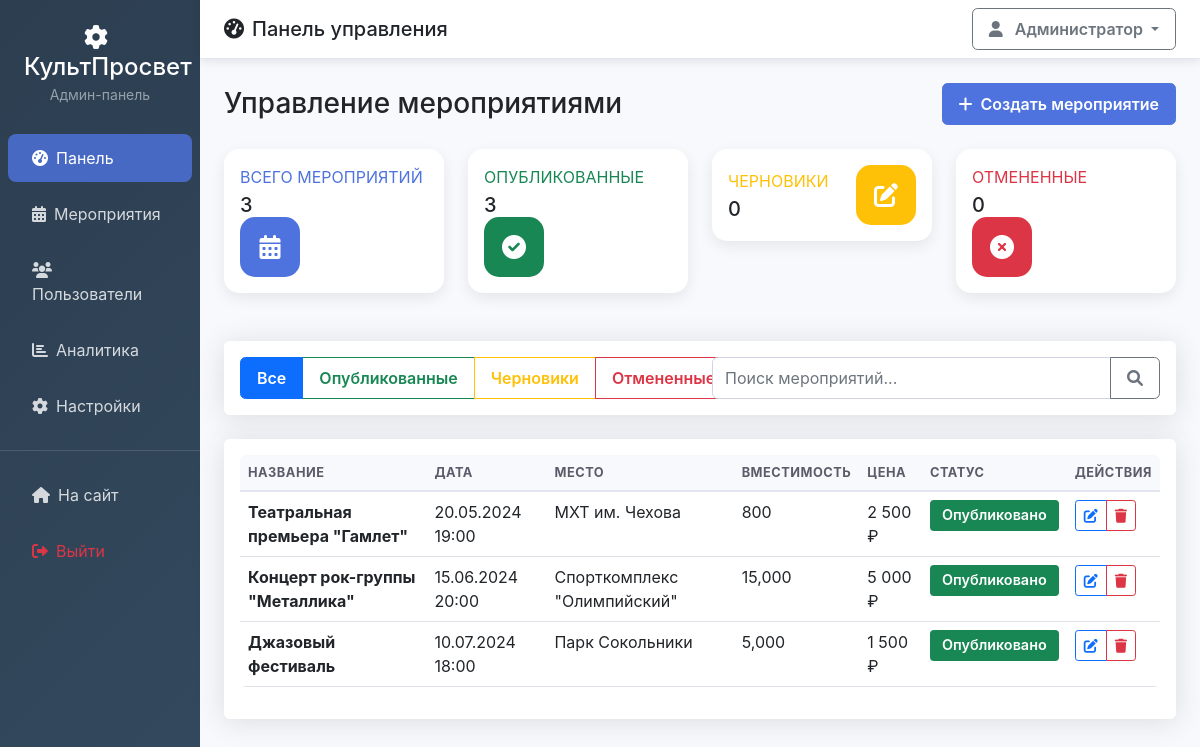
The page /admin/events.php on the database its author committed.
### tables this page shows
CREATE TABLE events (
    id INT AUTO_INCREMENT PRIMARY KEY,
    title VARCHAR(255) NOT NULL,
    description TEXT,
    event_date DATETIME NOT NULL,
    venue VARCHAR(255) NOT NULL,
    address TEXT,
    organizer_id INT,
    max_capacity INT NOT NULL,
    base_price DECIMAL(10,2) NOT NULL,
    `status` ENUM('draft', 'published', 'cancelled', 'completed') DEFAULT 'draft',
    image_url VARCHAR(500),
    venue_layout ENUM('none', 'club', 'cinema', 'theater') DEFAULT 'none',
    created_at TIMESTAMP DEFAULT CURRENT_TIMESTAMP,
    updated_at TIMESTAMP DEFAULT CURRENT_TIMESTAMP ON UPDATE CURRENT_TIMESTAMP,
    FOREIGN KEY (organizer_id) REFERENCES users(id) ON DELETE SET NULL
);

### includes/database.php (called while the page is built, shortened)
<?php
$configPath = __DIR__ . '/../config.php';
class Database {
    private static $instance = null;
    private $pdo;
    private function __construct() {
        try {
            $this->pdo = new PDO(
                "mysql:host=" . DB_HOST . ";dbname=" . DB_NAME . ";charset=" . DB_CHARSET,
                DB_USER,
                DB_PASS,
                [
                    PDO::ATTR_ERRMODE => PDO::ERRMODE_EXCEPTION,
                    PDO::ATTR_DEFAULT_FETCH_MODE => PDO::FETCH_ASSOC,
                    PDO::ATTR_EMULATE_PREPARES => false
                ]
            );
        } catch (PDOException $e) {
            die("Ошибка подключения к базе данных: " . $e->getMessage());
        }
    }
    public static function getInstance() {
        if (self::$instance === null) {
            self::$instance = new self();
        }
        return self::$instance;
    }
    public function query($sql, $params = []) {
        $stmt = $this->pdo->prepare($sql);
        $stmt->execute($params);
        return $stmt;
    }
    public function fetch($sql, $params = []) {
        $stmt = $this->query($sql, $params);
        return $stmt->fetch();
    }
    public function fetchAll($sql, $params = []) {
        $stmt = $this->query($sql, $params);
        return $stmt->fetchAll();
    }
}
?>

### config.php (called while the page is built, shortened)
<?php
spl_autoload_register(function ($class) {
    $file = __DIR__ . '/classes/' . $class . '.php';
});
?>

### includes/functions.php (called while the page is built, shortened)
<?php
$configPath = __DIR__ . '/../config.php';
require_once __DIR__ . '/database.php';
class EventManager {
    private $db;
    public function __construct() {
        $this->db = Database::getInstance();
    }
    public function getEvents($status = null, $limit = null, $offset = 0) {
        $sql = "SELECT * FROM events";
        $params = [];
        $sql .= " ORDER BY event_date ASC";
        return $this->db->fetchAll($sql, $params);
    }
}
function formatPrice($price) {
    return number_format($price, 0, ',', ' ') . ' ₽';
}
function formatDate($date, $format = 'd.m.Y H:i') {
    return date($format, strtotime($date));
}
?>

### admin/events.php (the view, shortened to what this page needs)
<?php
$db = Database::getInstance();
$eventManager = new EventManager();
$action = $_GET['action'] ?? 'list';
$events = $eventManager->getEvents();
$eventStats = [
    'total' => $db->fetch("SELECT COUNT(*) as count FROM events")['count'],
    'published' => $db->fetch("SELECT COUNT(*) as count FROM events WHERE status = 'published'")['count'],
    'draft' => $db->fetch("SELECT COUNT(*) as count FROM events WHERE status = 'draft'")['count'],
    'cancelled' => $db->fetch("SELECT COUNT(*) as count FROM events WHERE status = 'cancelled'")['count'],
];
?>
<div class="row">
    <div class="col-12">
        <div class="d-flex justify-content-between align-items-center mb-4">
            <h1 class="h3 mb-0 text-gray-800">Управление мероприятиями</h1>
            <a href="?page=events&action=create" class="btn btn-primary">
                <i class="fas fa-plus me-2"></i>Создать мероприятие
            </a>
        </div>
    </div>
</div>
<?php if ($action === 'list'): ?>
    <div class="row mb-4">
        <div class="col-xl-3 col-md-6 mb-4">
            <div class="card stats-card">
                <div class="card-body">
                    <div class="row no-gutters align-items-center">
                        <div class="col mr-2">
                            <div class="text-xs font-weight-bold text-primary text-uppercase mb-1">
                                Всего мероприятий
                            </div>
                            <div class="h5 mb-0 font-weight-bold text-gray-800"><?php echo $eventStats['total']; ?></div>
                        </div>
                        <div class="col-auto">
                            <div class="stats-icon bg-primary">
                                <i class="fas fa-calendar-alt"></i>
                            </div>
                        </div>
                    </div>
                </div>
            </div>
        </div>
        <div class="col-xl-3 col-md-6 mb-4">
            <div class="card stats-card">
                <div class="card-body">
                    <div class="row no-gutters align-items-center">
                        <div class="col mr-2">
                            <div class="text-xs font-weight-bold text-success text-uppercase mb-1">
                                Опубликованные
                            </div>
                            <div class="h5 mb-0 font-weight-bold text-gray-800"><?php echo $eventStats['published']; ?></div>
                        </div>
                        <div class="col-auto">
                            <div class="stats-icon bg-success">
                                <i class="fas fa-check-circle"></i>
                            </div>
                        </div>
                    </div>
                </div>
            </div>
        </div>
        <div class="col-xl-3 col-md-6 mb-4">
            <div class="card stats-card">
                <div class="card-body">
                    <div class="row no-gutters align-items-center">
                        <div class="col mr-2">
                            <div class="text-xs font-weight-bold text-warning text-uppercase mb-1">
                                Черновики
                            </div>
                            <div class="h5 mb-0 font-weight-bold text-gray-800"><?php echo $eventStats['draft']; ?></div>
                        </div>
                        <div class="col-auto">
                            <div class="stats-icon bg-warning">
                                <i class="fas fa-edit"></i>
                            </div>
                        </div>
                    </div>
                </div>
            </div>
        </div>
        <div class="col-xl-3 col-md-6 mb-4">
            <div class="card stats-card">
                <div class="card-body">
                    <div class="row no-gutters align-items-center">
                        <div class="col mr-2">
                            <div class="text-xs font-weight-bold text-danger text-uppercase mb-1">
                                Отмененные
                            </div>
                            <div class="h5 mb-0 font-weight-bold text-gray-800"><?php echo $eventStats['cancelled']; ?></div>
                        </div>
                        <div class="col-auto">
                            <div class="stats-icon bg-danger">
                                <i class="fas fa-times-circle"></i>
                            </div>
                        </div>
                    </div>
                </div>
            </div>
        </div>
    </div>
    <div class="card mb-4">
        <div class="card-body">
            <div class="row align-items-center">
                <div class="col-md-6">
                    <div class="btn-group" role="group">
                        <a href="?page=events&action=list&filter=all" class="btn btn-outline-primary active">Все</a>
                        <a href="?page=events&action=list&filter=published" class="btn btn-outline-success">Опубликованные</a>
                        <a href="?page=events&action=list&filter=draft" class="btn btn-outline-warning">Черновики</a>
                        <a href="?page=events&action=list&filter=cancelled" class="btn btn-outline-danger">Отмененные</a>
                    </div>
                </div>
                <div class="col-md-6">
                    <div class="input-group">
                        <input type="text" class="form-control" placeholder="Поиск мероприятий..." id="searchInput">
                        <button class="btn btn-outline-secondary" type="button">
                            <i class="fas fa-search"></i>
                        </button>
                    </div>
                </div>
            </div>
        </div>
    </div>
    <div class="card">
        <div class="card-body">
            <div class="table-responsive">
                <table class="table table-hover">
                    <thead class="table-light">
                        <tr>
                            <th>Название</th>
                            <th>Дата</th>
                            <th>Место</th>
                            <th>Вместимость</th>
                            <th>Цена</th>
                            <th>Статус</th>
                            <th>Действия</th>
                        </tr>
                    </thead>
                    <tbody>
                        <?php if (empty($events)): ?>
                            <tr>
                                <td colspan="7" class="text-center text-muted py-4">
                                    <i class="fas fa-calendar-alt fa-3x mb-3"></i>
                                    <p>Мероприятий пока нет</p>
                                    <a href="?page=events&action=create" class="btn btn-primary">Создать первое мероприятие</a>
                                </td>
                            </tr>
                        <?php else: ?>
                            <?php foreach ($events as $event): ?>
                                <tr>
                                    <td>
                                        <div>
                                            <strong><?php echo htmlspecialchars($event['title']); ?></strong>
                                        </div>
                                    </td>
                                    <td><?php echo formatDate($event['event_date']); ?></td>
                                    <td><?php echo htmlspecialchars($event['venue']); ?></td>
                                    <td><?php echo number_format($event['max_capacity']); ?></td>
                                    <td><?php echo formatPrice($event['base_price']); ?></td>
                                    <td>
                                        <span class="badge bg-<?php
                                            echo match($event['status']) {
                                                'published' => 'success',
                                                'draft' => 'warning',
                                                'cancelled' => 'danger',
                                                'completed' => 'info',
                                                default => 'secondary'
                                            };
                                        ?>">
                                            <?php echo match($event['status']) {
                                                'published' => 'Опубликовано',
                                                'draft' => 'Черновик',
                                                'cancelled' => 'Отменено',
                                                'completed' => 'Завершено',
                                                default => $event['status']
                                            }; ?>
                                        </span>
                                    </td>
                                    <td>
                                        <div class="btn-group btn-group-sm">
                                            <a href="?page=events&action=edit&id=<?php echo $event['id']; ?>" class="btn btn-outline-primary">
                                                <i class="fas fa-edit"></i>
                                            </a>
                                            <button type="button" class="btn btn-outline-danger" onclick="confirmDelete(<?php echo $event['id']; ?>)">
                                                <i class="fas fa-trash"></i>
                                            </button>
                                        </div>
                                    </td>
                                </tr>
                            <?php endforeach; ?>
                        <?php endif; ?>
                    </tbody>
                </table>
            </div>
        </div>
    </div>
<?php endif; ?>
<?php
include 'admin-header.php';
?>

### assets/css/style.css (style rules this page uses)
:root { --primary-color: #4e73df; --secondary-color: #858796; --success-color: #1cc88a; --info-color: #36b9cc; --warning-color: #f6c23e; --danger-color: #e74a3b; --light-color: #f8f9fc; --dark-color: #5a5c69; }
body { font-family: 'Nunito', -apple-system, BlinkMacSystemFont, 'Segoe UI', 'Roboto', 'Helvetica Neue', Arial, sans-serif; background-color: #f8f9fc; }
.card { border: none; border-radius: 0.35rem; box-shadow: 0 0.15rem 1.75rem 0 rgba(58, 59, 69, 0.15); transition: all 0.3s ease-in-out; }
.btn { border-radius: 0.35rem; font-weight: 600; padding: 0.5rem 1rem; transition: all 0.3s ease-in-out; }
.btn-primary { background-color: var(--primary-color); border-color: var(--primary-color); }
.form-control, .form-select { border-radius: 0.35rem; border: 1px solid #d1d3e2; padding: 0.5rem 0.75rem; transition: all 0.3s ease-in-out; }
.badge { font-weight: 600; padding: 0.5rem 0.75rem; border-radius: 0.25rem; }
.table { border-radius: 0.35rem; overflow: hidden; }
.table thead th { background-color: var(--light-color); border-bottom: 2px solid #e3e6f0; font-weight: 700; color: var(--dark-color); text-transform: uppercase; font-size: 0.8rem; letter-spacing: 0.5px; }
.text-primary { color: var(--primary-color) !important; }
.bg-primary { background-color: var(--primary-color) !important; }

### admin/admin-header.php (style rules this page uses)
.stats-card { background: white; border-radius: 15px; box-shadow: 0 5px 15px rgba(0,0,0,0.08); border: none; transition: transform 0.3s ease; }
.stats-icon { width: 60px; height: 60px; border-radius: 15px; display: flex; align-items: center; justify-content: center; font-size: 24px; color: white; }

### admin/events.php (style rules this page uses)
.badge { font-size: 0.9rem; padding: 8px 12px; }

### rows shown on the page
events: title "Театральная премьера \"Гамлет\"", event_date "20.05.2024 19:00", venue "МХТ им. Чехова", max_capacity "800", base_price "2 500 ₽", status "Опубликовано"
events: title "Концерт рок-группы \"Металлика\"", event_date "15.06.2024 20:00", venue "Спорткомплекс \"Олимпийский\"", max_capacity "15,000", base_price "5 000 ₽", status "Опубликовано"
events: title "Джазовый фестиваль", event_date "10.07.2024 18:00", venue "Парк Сокольники", max_capacity "5,000", base_price "1 500 ₽", status "Опубликовано"

### other values the page prints
SITE_NAME "КультПросвет"
$_SESSION['user_name'] "Администратор"
$eventStats['total'] "3"
$eventStats['published'] "3"
$eventStats['draft'] "0"
$eventStats['cancelled'] "0"
